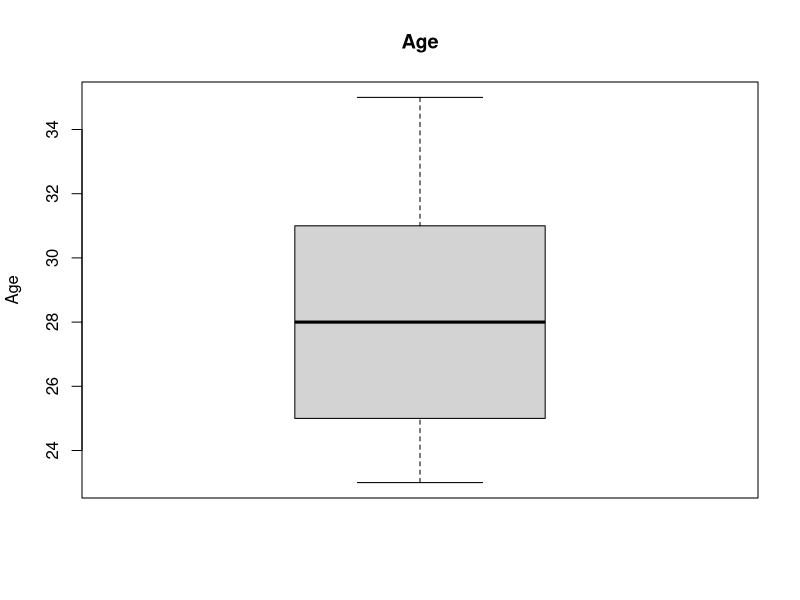
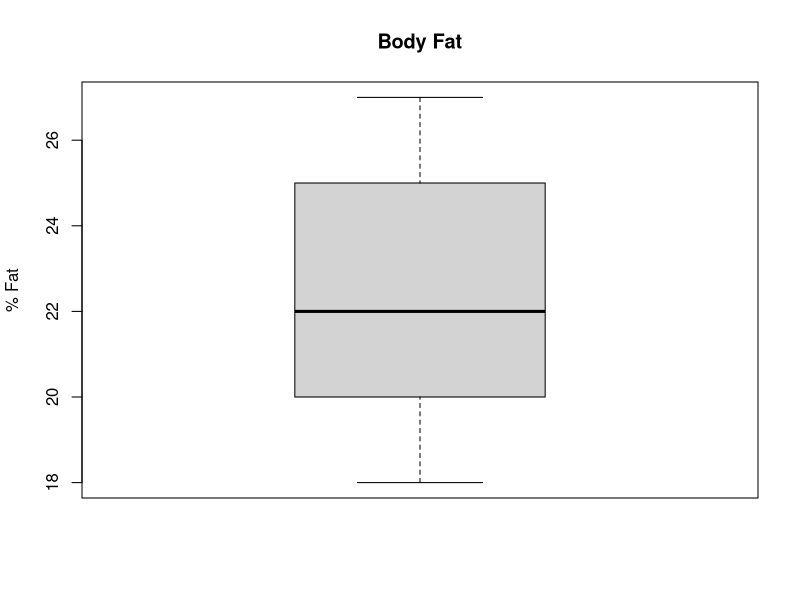
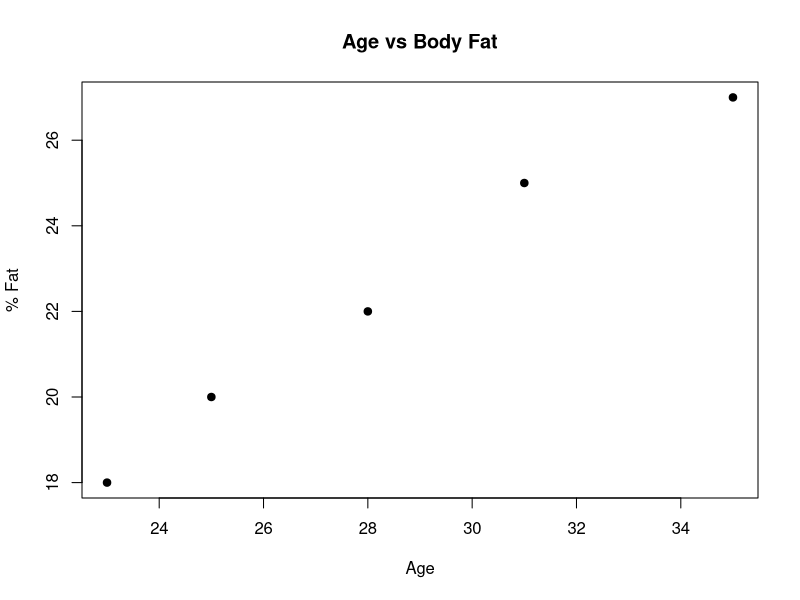
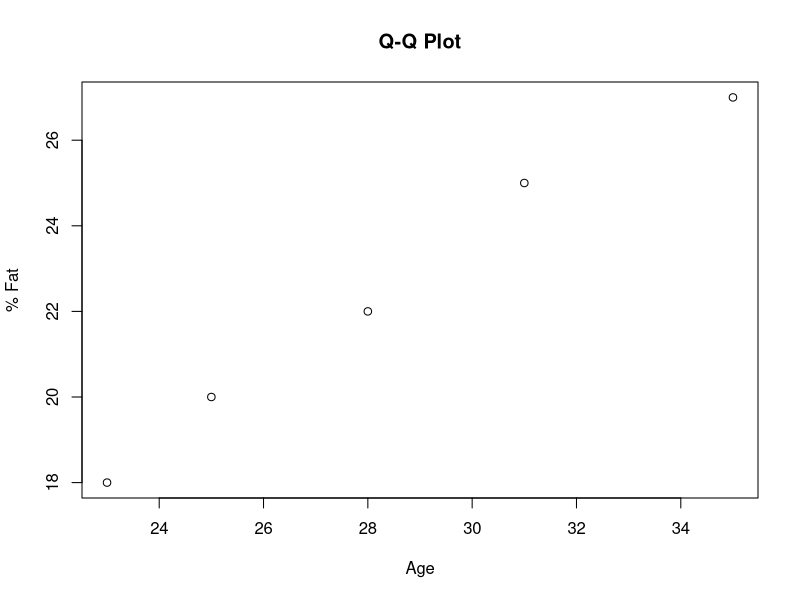

These charts were generated, in order, by the following R code:
age <- c(23,25,28,31,35)
fat <- c(18,20,22,25,27)

# Mean
print(mean(age))
print(mean(fat))

# Median
print(median(age))
print(median(fat))

# Standard deviation
print(sd(age))
print(sd(fat))

# Boxplots
boxplot(age, main="Age", ylab="Age")
boxplot(fat, main="Body Fat", ylab="% Fat")

# Scatter plot
plot(age, fat,
     main="Age vs Body Fat",
     xlab="Age",
     ylab="% Fat",
     pch=19)

# Q-Q plot
qqplot(age, fat,
       main="Q-Q Plot",
       xlab="Age",
       ylab="% Fat")
